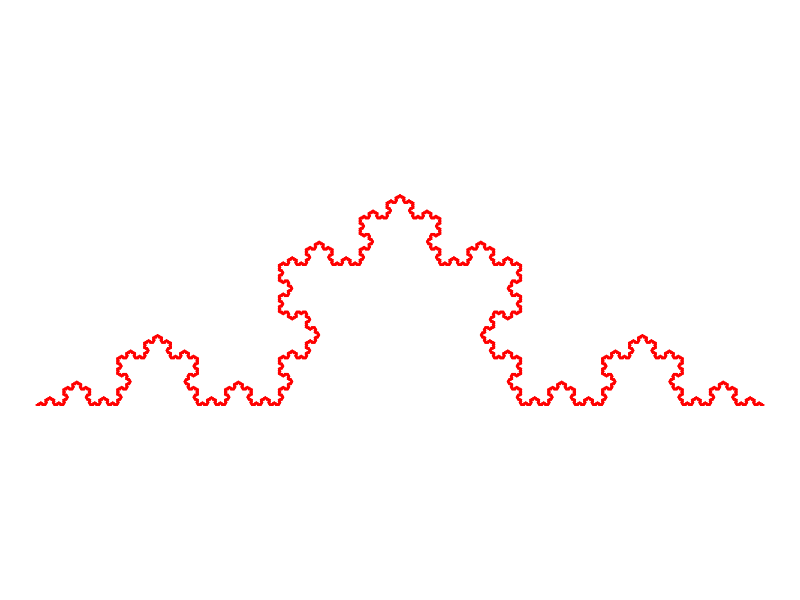
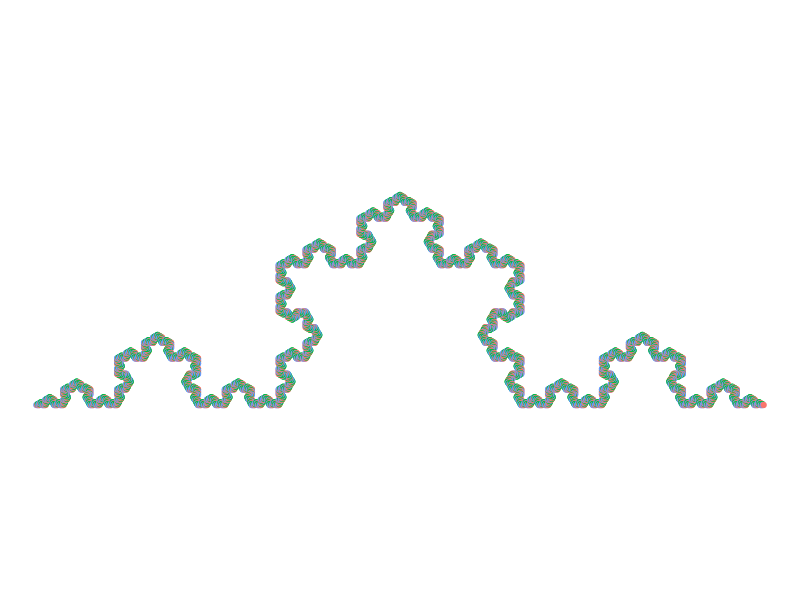
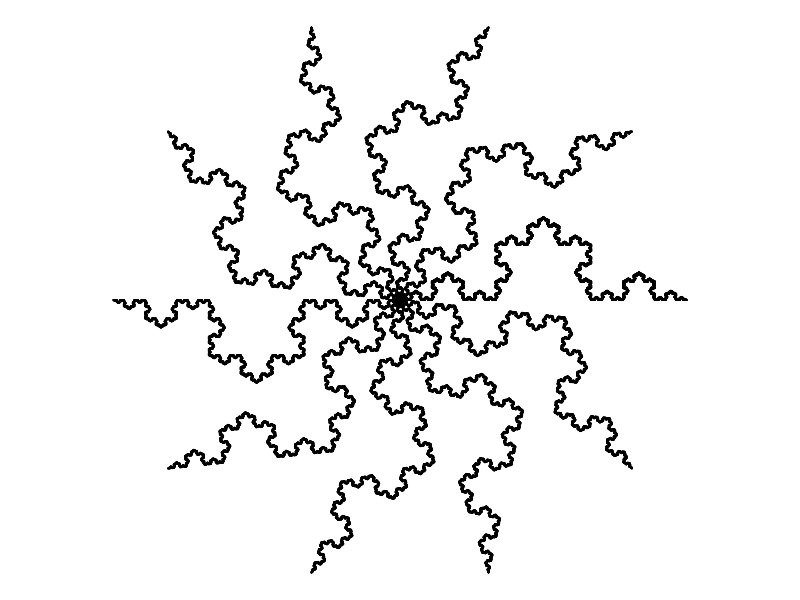
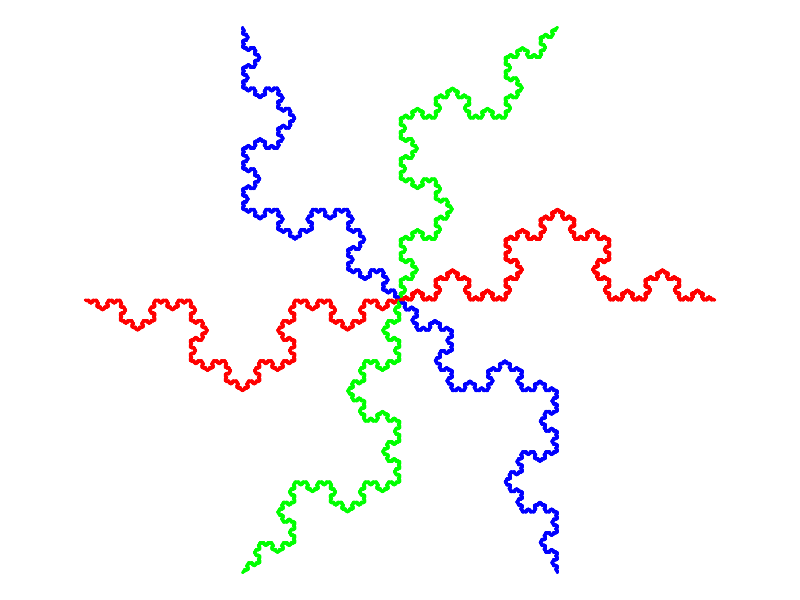
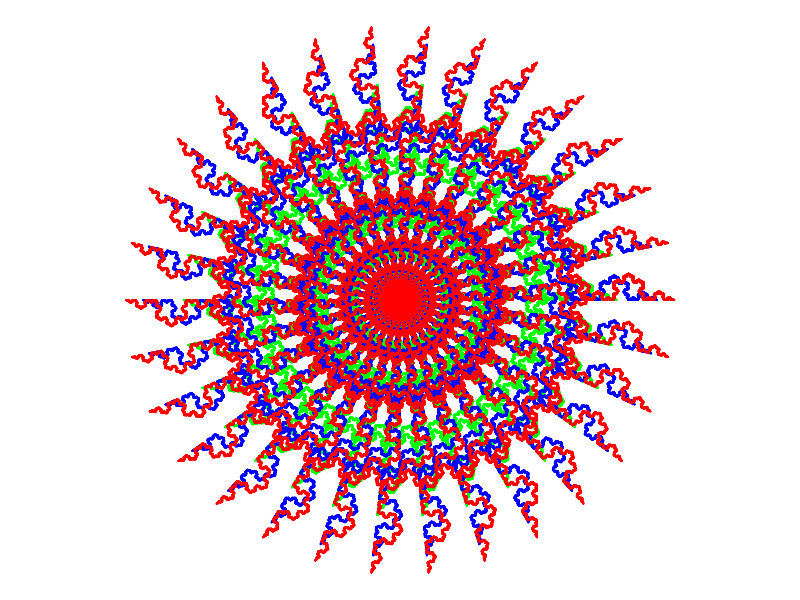
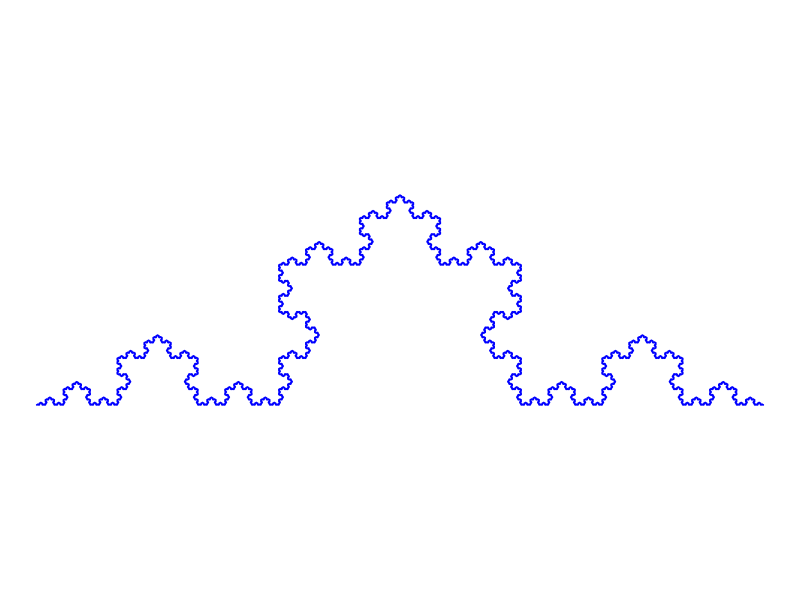
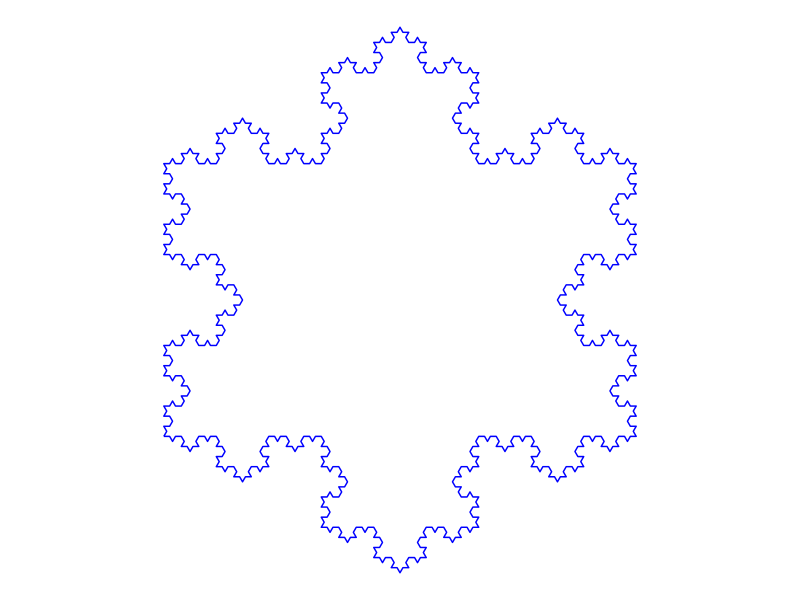
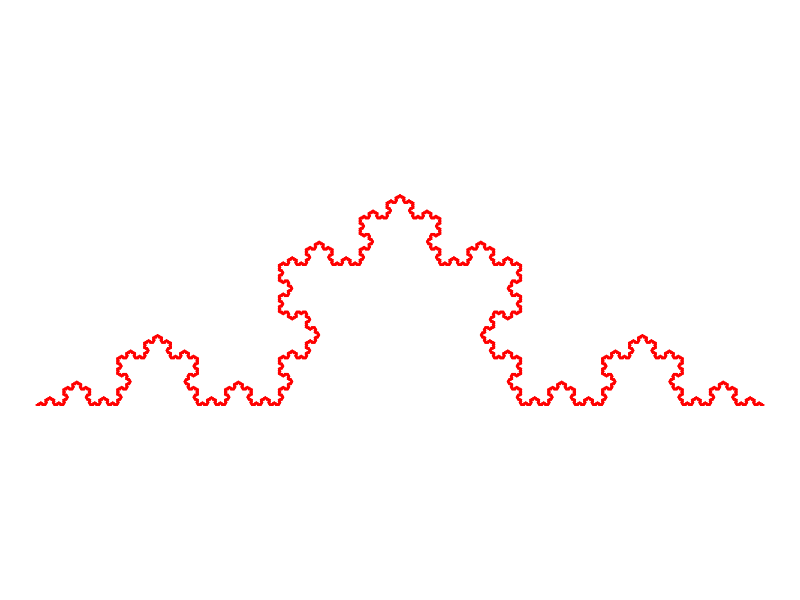

Write R code to recreate these figures, in order.
## ---- chunk 1

#knitr::opts_chunk$set(echo = TRUE)
file2=getwd()
file2
file=paste(file2,"Figuras/",sep = "/")
file

## ---- chunk 2
knitr::opts_chunk$set(echo = TRUE)
library("ggplot2")

## ---- chunk 3

emptyCanvas <- function(xlim, ylim, bg="gray20") {
  par(mar=rep(1,4), bg=bg)
  plot(1, 
       type="n", 
       bty="n",
       xlab="", ylab="", 
       xaxt="n", yaxt="n",
       xlim=xlim, ylim=ylim)
}
## ---- chunk 4

# function to draw a single line
drawLine <- function(line, col="white", lwd=1) {
  segments(x0=line[1], 
           y0=line[2], 
           x1=line[3], 
           y1=line[4], 
           col=col,
           lwd=lwd)
}

# wrapper around "drawLine" to draw entire objects
drawObject <- function(object, col="white", lwd=1) {
  invisible(apply(object, 1, drawLine, col=col, lwd=lwd))
}

## ---- chunk 5

# example
line1 = c(0,0,1,1)
line2 = c(-3,4,-2,-4)
line3 = c(1,-3,4,3)
mat = matrix(c(line1,line2,line3), byrow=T, nrow=3)

## ---- chunk 6

# function to add a new line to an existing one
newLine <- function(line, angle, reduce=1) {
  
  x0 <- line[1]
  y0 <- line[2]
  x1 <- line[3]
  y1 <- line[4]
  
  dx <- unname(x1-x0)                      # change in x direction
  dy <- unname(y1-y0)                      # change in y direction
  l <- sqrt(dx^2 + dy^2)                   # length of the line
  
  theta <- atan(dy/dx) * 180 / pi          # angle between line and origin
  rad <- (angle+theta) * pi / 180          # (theta + new angle) in radians
  
  coeff <- sign(theta)*sign(dy)            # coefficient of direction
  if(coeff == 0) coeff <- -1
  
  x2 <- x0 + coeff*l*cos(rad)*reduce + dx  # new x location
  y2 <- y0 + coeff*l*sin(rad)*reduce + dy  # new y location
  return(c(x1,y1,x2,y2))
  
}

## ---- chunk 7

iterate= function(object, ifun, ...) {
  linesList <- vector("list",0)
  for(i in 1:nrow(object)) {
    old_line = matrix(object[i,], nrow=1)
    new_line =ifun(old_line, ...)
    linesList[[length(linesList)+1]] = new_line
  }
  new_object <- do.call(rbind, linesList)
  return(new_object)
}


## ---- chunk 8
# iterator function: koch curve
koch <- function(line0) {
  
  # new triangle (starting at right)
  line1 <- newLine(line0, angle=180, reduce=1/3)
  line2 <- newLine(line1, angle=-60, reduce=1)
  line3 <- newLine(line2, angle=120, reduce=1)
  line4 <- newLine(line3, angle=-60, reduce=1)
  
  # reorder lines (to start at left)
  line1 <- line1[c(3,4,1,2)]
  line2 <- line2[c(3,4,1,2)]
  line3 <- line3[c(3,4,1,2)]
  line4 <- line4[c(3,4,1,2)]
  
  # store in matrix and return
  mat <- matrix(c(line4,line3,line2,line1), byrow=T, ncol=4)
  return(mat)
  
}

# example: Koch curve (after six iterations)
fractal <- matrix(c(0,0,1,1e-9), nrow=1)
for(i in 1:6) fractal <- iterate(fractal, ifun=koch)
p=emptyCanvas(xlim=c(10,20), ylim=c(0,3))
p=drawObject(fractal)
p

## ---- chunk 9

df=data.frame(fractal)
xt=c(df$X1,df$X3)
yt=c(df$X2,df$X4)

dt=tibble::tibble(xt,yt)
dim(dt)
names(dt)=c("X1","X2")
p=ggplot()+coord_fixed()+    theme_void()
#p=p+ geom_point(data=dt1, aes(x=xt1, y=yt1), color='black',size=.015)
p=p+ geom_point(data=dt, aes(x=X1, y=X2), color='red',size=.0015)
p

ggsave("Fractal_09.png", p,dpi = 100, path=file,width = 8,height = 6,units ="in")
## ---- chunk 10
# Instalar e carregar a biblioteca ggplot2
library(ggplot2)


# Adicionar a coluna de cores ao data.frame
#dt$color= rep(colors()[40:80],length.out = dim(dt)[1])
dt$color= rep(c("red","blue","green"),length.out = dim(dt)[1])

# Criar o gráfico
#p <- ggplot(dt, aes(x = X1, y = X2)) +
#  geom_point(aes(color = color), size = .3) +  # Tamanho dos pontos e cores
#  scale_color_identity() +  # Usar as cores definidas no data.frame
#  theme_minimal() +  # Usar um tema minimalista
#  labs(title = "Gráfico de Dispersão com Cores Manuais",
#       x = "X1",
#       y = "X2")  # Rótulos do gráfico
#p=p+ geom_point(data=dt1, aes(x=xt1, y=yt1), color='black',size=.015)
p=p+ geom_point(data=dt, aes(x=X1, y=X2,color=color),size=1.5)+
  theme(legend.position ="none")
p
ggsave("Fractal_09_1.png", p,dpi = 100, path=file,width = 8,height = 6,units ="in")

## ---- chunk 11

xt=c(dt$X1)#c(dt$X1,dt2$X1)
yt=c(dt$X2)#c(dt$X2,dt2$X2)
rotacao=c(pi/2,pi, 3*pi/2)

k=3#fig12
k=7
k=11#fig12
k=5
rotacao=pi/k*(1:(2*k))
n=length(xt)

for(i in 1:length(rotacao)){
  xt=c(xt,xt[1:n]*cos(rotacao[i])-yt[1:n]*sin(rotacao[i]))
  yt=c(yt,xt[1:n]*sin(rotacao[i])+yt[1:n]*cos(rotacao[i]))}

contracao =.1
xt2=xt*contracao
yt2=yt*contracao
dt2=tibble::tibble(xt2,yt2)

size=0.025
p = ggplot()+   coord_fixed()+theme_void()
p = p+geom_point(data=dt2, aes(x=xt2, y=yt2), color='black',size=size)
p

if (k==3){
  ggsave("Fractal_9_2.png", p,dpi = 100, path=file,width = 8,height = 6,units ="in")
  } else if (k==5){
    ggsave("Fractal_12.png", p,dpi = 100, path=file,width = 8,height = 6,units ="in")
  } else if (k==7){
    ggsave("Fractal_13.png", p,dpi = 100, path=file,width = 8,height = 6,units ="in")
  } else if (k==11){
    ggsave("Fractal_14.png", p,dpi = 100, path=file,width = 8,height = 6,units ="in")}


## ---- chunk 12

xt=c(dt$X1)#c(dt$X1,dt2$X1)
yt=c(dt$X2)#c(dt$X2,dt2$X2)
rotacao=c(pi/2,pi, 3*pi/2)
k=15
#k=75
#k=100
#k=101
k=3
#k=109
rotacao=c(0.0,pi/k*(1:(2*k)))
n=length(xt)

p = ggplot()+ coord_fixed()+theme_void()

if (k==15){
    cores=rep(c("red","green","blue"),length.out=length(rotacao))
    }else if(k==75){
      #cores=sample(colors()[240:302],size=length(rotacao),replace=T)
      cores=rep(c("red","green","blue"),length.out=length(rotacao))
    }else if(k==100){
      cores=cores=sample(c("red","green","blue"),size=length(rotacao),replace=T)#rep(colors()[652:655],length.out=length(rotacao))
    }else if(k==101){cores=terrain.colors(length(rotacao))
    }else if(k==3){cores=rep(c("red","green","blue"),length.out=length(rotacao))
    }else if(k==109){
      cores=sample(colors()[652:656],size=length(rotacao),replace=T)}#rep(colors()[652:655],length.out=length(rotacao))

for(i in 1:length(rotacao)){
  xt2=c(xt[1:n]*cos(rotacao[i])-yt[1:n]*sin(rotacao[i]))
  yt2=c(xt[1:n]*sin(rotacao[i])+yt[1:n]*cos(rotacao[i]))
  dt2=tibble::tibble(xt2,yt2)
  size=0.15
  p = p+geom_point(data=dt2, aes(x=xt2, y=yt2),color=cores[i],size=size)
  p
  }
p
#ggsave("Fractal_15.png", p,dpi = 100, path=file,width = 8,height = 6,units ="in")

if (k==15){
  ggsave("Fractal_16_0.png", p,dpi = 100, path=file,width = 8,height = 6,units ="in")
  } else if (k==75){
    ggsave("Fractal_16_1.png", p,dpi = 100, path=file,width = 8,height = 6,units ="in")
  } else if (k==100){
    ggsave("Fractal_16_2.png", p,dpi = 100, path=file,width = 8,height = 6,units ="in")
  } else if (k==101){
    ggsave("Fractal_16_3.png", p,dpi = 100, path=file,width = 8,height = 6,units ="in")
  }else if (k==3){
    ggsave("Fractal_16.png", p,dpi = 100, path=file,width = 8,height = 6,units ="in")
    }else if (k==109){
    ggsave("Fractal_15.png", p,dpi = 100, path=file,width = 8,height = 6,units ="in")}

## ---- chunk 13

#p= ggplot()+ coord_fixed()+ theme_void()

xt=c(dt$X1)#c(dt$X1,dt2$X1)
yt=c(dt$X2)#c(dt$X2,dt2$X2)
rotacao=c(pi/2,pi, 3*pi/2)
k=3
k=5
k=15
#k=17
#k=11
rotacao=c(0.0,pi/k*(1:(2*k)))
n=length(xt)

for(i in 1:length(rotacao)){
  xt=c(xt,xt[1:n]*cos(rotacao[i])-yt[1:n]*sin(rotacao[i]))
  yt=c(yt,xt[1:n]*sin(rotacao[i])+yt[1:n]*cos(rotacao[i]))}

p= ggplot()+ coord_fixed()+ theme_void()


if (k==5){
  set.seed(1000)
  contracao=runif(k,.5,1.0)#c(-.75,-.85,-.95)#seq(0,1,.5)
  cores=rep(c("red","green","blue"),length.out=length(contracao))
    
    }else if(k==15){
      contracao=c(.5, .75,.89, .95)#runif(5,.25,1.)
      cores=rep(c("red","green","blue"),length.out=length(contracao))
    }else if(k==17){
      contracao=runif(10,.5,1.0)#c(-.75,-.85,-.95)#seq(0,1,.5)
      cores=cores=sample(c("red","green","blue"),size=length(contracao),replace=T)#rep(colors()[652:655],length.out=length(rotacao))
    }else if(k==11){
      contracao=c(.5, .75,.89, .95)#runif(5,.25,1.)
      cores=terrain.colors(length(contracao))
    }else if(k==3){cores=rep(c("red","green","blue"),length.out=length(contracao))}

#cores=heat.colors(length(contracao))#fig16
for(i in 1:length(contracao)){
  xt2=c(xt*contracao[i])
  yt2=c(yt*contracao[i])
  dt2=tibble::tibble(xt2,yt2)
  if(k==11){
    p=p+geom_point(data=dt2, aes(x=xt2, y=yt2),color=cores[i],size=0.015)+theme(panel.background = element_rect(fill = "darkblue"))
    p}else{p=p+geom_point(data=dt2, aes(x=xt2, y=yt2),color=cores[i],size=0.015)
    p}
}
p


if (k==5){
  ggsave("Fractal_17_0.png", p,dpi = 100, path=file,width = 8,height = 6,units ="in")
  } else if (k==15){
    ggsave("Fractal_17_1.png", p,dpi = 100, path=file,width = 8,height = 6,units ="in")
  }
## ---- chunk 14
# koch_curve cria o fractal a partir dos pares de pontos (x1,y1) e (x2,y2) e certa profundidade de iterações.

koch_curve <- function(x1, y1, x2, y2, depth) {
  if (depth == 0) {
    return(data.frame(x = c(x1, x2), y = c(y1, y2)))
  } else {
    # Calcular os pontos intermediários
    deltaX <- (x2 - x1) / 3
    deltaY <- (y2 - y1) / 3
    
    # Pontos que dividem o segmento em três partes iguais
    xA <- x1 + deltaX
    yA <- y1 + deltaY
    
    xB <- x1 + 2 * deltaX
    yB <- y1 + 2 * deltaY
    
    # Ponto C para o triângulo equilátero
    xC <- (xA + xB) / 2 - sqrt(3) * (yB - yA) / 2
    yC <- (yA + yB) / 2 + sqrt(3) * (xB - xA) / 2
    
    # Recursão para cada segmento
    points1 <- koch_curve(x1, y1, xA, yA, depth - 1)
    points2 <- koch_curve(xA, yA, xC, yC, depth - 1)
    points3 <- koch_curve(xC, yC, xB, yB, depth - 1)
    points4 <- koch_curve(xB, yB, x2, y2, depth - 1)
    
    return(rbind(points1, points2[-1,], points3[-1,], points4[-1,]))
  }
}
## ---- chunk 15
depth <- 8
initial_curve <- koch_curve(0, 0, 1, 0, depth)

# Plotar a curva de Koch usando ggplot2
ggplot(initial_curve, aes(x = x, y = y)) +
  geom_path(color = "blue") +
  coord_fixed()+
  theme_void()
## ---- chunk 16
# Função para iniciar com um triângulo equilátero e aplicar a curva de Koch
koch_triangle <- function(depth) {
  # Coordenadas dos vértices do triângulo equilátero
  x1 <- 0
  y1 <- 0
  
  x2 <- 0.5
  y2 <- sqrt(3) / 2
  
  x3 <- 1
  y3 <- 0
  
  # Aplicar a curva de Koch em cada lado do triângulo
  curve1 <- koch_curve(x1, y1, x2, y2, depth)
  curve2 <- koch_curve(x2, y2, x3, y3, depth)
  curve3 <- koch_curve(x3, y3, x1, y1, depth)
  
  # Combinar os pontos gerados
  return(rbind(curve1, curve2[-1,], curve3[-1,]))
}
## ---- chunk 17
depth <- 4
koch_triangle_points <- koch_triangle(depth)

# Plotar o triângulo de Koch usando ggplot2
ggplot(koch_triangle_points, aes(x = x, y = y)) +
  geom_path(color = "blue") +
  coord_fixed()+
  theme_void()
